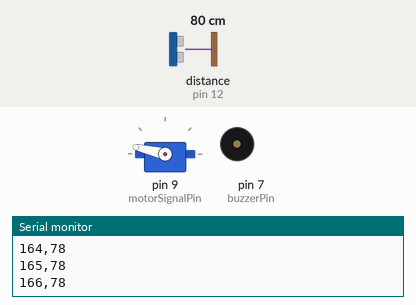
The sketch below on a simulated Arduino Uno, built with avr-gcc and run on an emulated ATmega328P. Parts: servo, buzzer (waves = sounding), the last lines printed to the serial monitor. Wiring (inferred from the names in the program): ultrasonic range finder: trigger pin 11; echo pin 12. Inputs (shaded band) come from the test bench; at power-on: distance to the obstacle (sensor on pin 12) 80 cm. The echo pulse lasts 58.3 µs per cm.

Above: at 1.2 s.
1.3 s: distance to the obstacle (sensor on pin 12) set to 9 cm
At 2.2 s:
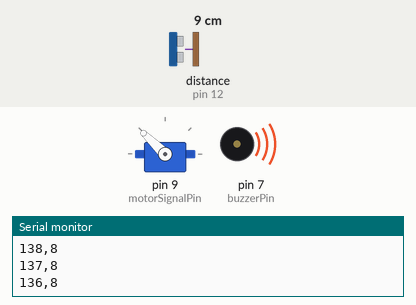
4.3 s: distance to the obstacle (sensor on pin 12) set to 120 cm
At 4.9 s:
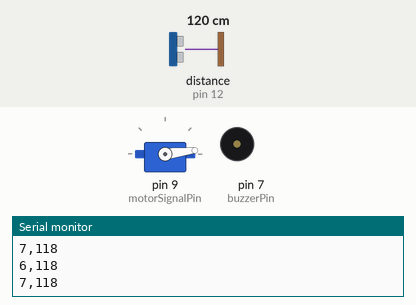
7.3 s: distance to the obstacle (sensor on pin 12) set to 4 cm
Timing chart, 0 to 16.3 s (numbered marks = the images above; inputs shaded):
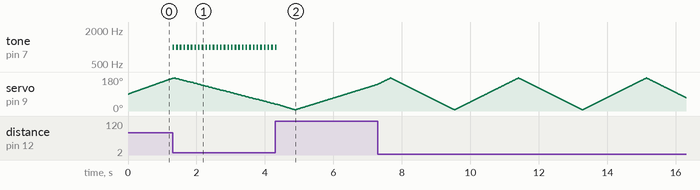

The sketch:

Radar.ino
```cpp
#include <Servo.h>

// Set output pins
const int TriggerPin = 11;
const int EchoPin = 12;
const int motorSignalPin = 9;
const int buzzerPin = 7;

// Starting location
const int startAngle = 90;

// Rotation limits
const int minimumAngle = 6;
const int maximumAngle = 175;

// Speed
const int degreesPerCycle = 1;

// Library class instance
Servo motor;

// Timing variables
unsigned long previousMillis = 0; // Store last time the buzzer beeped
const long interval = 100; // Interval for the buzzer (in milliseconds)

void setup() {
  pinMode(TriggerPin, OUTPUT);
  pinMode(EchoPin, INPUT);
  motor.attach(motorSignalPin);
  pinMode(buzzerPin, OUTPUT); // Set buzzer pin as output
  Serial.begin(9600);
}

void loop() {
  static int currentAngle = startAngle;
  static int motorRotateAmount = degreesPerCycle;

  // Move motor
  motor.write(currentAngle);

  // Calculate distance
  int distance = CalculateDistance();
  SerialOutput(currentAngle, distance);

  // Buzzer logic (without blocking)
  unsigned long currentMillis = millis();  // Get current time
  if (distance > 5 && distance < 40) { // Only beep if object is within range
    if (currentMillis - previousMillis >= interval) {
      previousMillis = currentMillis;  // Update last time the buzzer beeped
      tone(buzzerPin, 1000);  // Send 1000Hz tone
      delay(50);  // Small delay to create beep
      noTone(buzzerPin);  // Stop the tone
    }
  } else {
    noTone(buzzerPin); // Stop the buzzer if nothing is in range
  }

  // Update motor position
  currentAngle += motorRotateAmount;

  // Reverse motor direction if limits reached
  if (currentAngle <= minimumAngle || currentAngle >= maximumAngle) {
    motorRotateAmount = -motorRotateAmount;
  }

  // Delay for servo movement timing
  delay(10);
}

int CalculateDistance() {
  // Trigger the ultrasonic sensor and record the time taken for the reflect
  digitalWrite(TriggerPin, HIGH);
  delayMicroseconds(10);
  digitalWrite(TriggerPin, LOW);
  long duration = pulseIn(EchoPin, HIGH);

  // Convert the duration to a distance
  float distance = duration * 0.017F;
  return int(distance);
}

void SerialOutput(const int angle, const int distance) {
  // Convert the angle and distance to a string and serial print
  Serial.println(String(angle) + "," + String(distance));
}
```

Measured:
- after the input at 1.3 s, tone on pin 7 (buzzerPin): alternates 1000 Hz for 0.05 s and silent for 0.06 s, starting at once
- after the input at 4.3 s, tone on pin 7 (buzzerPin): goes on until 4.3 s, then stays silent
